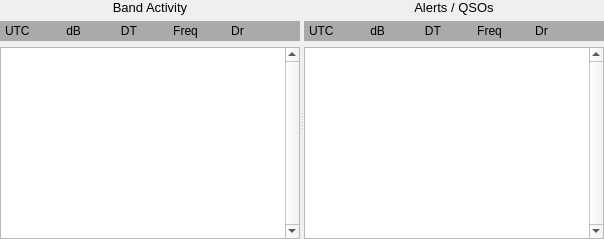
     <widget class="QSplitter" name="splitter">
      <property name="orientation">
       <enum>Qt::Horizontal</enum>
      </property>
      <widget class="QWidget" name="layoutWidget">
       <layout class="QVBoxLayout" name="verticalLayout_3">
        <item>
         <widget class="QLabel" name="label_6">
          <property name="maximumSize">
           <size>
            <width>500</width>
            <height>16777215</height>
           </size>
          </property>
          <property name="font">
           <font>
            <pointsize>10</pointsize>
            <weight>50</weight>
            <bold>false</bold>
           </font>
          </property>
          <property name="text">
           <string>Band Activity</string>
          </property>
          <property name="alignment">
           <set>Qt::AlignCenter</set>
          </property>
         </widget>
        </item>
        <item>
         <widget class="QLabel" name="decodedTextLabel">
          <property name="minimumSize">
           <size>
            <width>300</width>
            <height>20</height>
           </size>
          </property>
          <property name="maximumSize">
           <size>
            <width>16777215</width>
            <height>20</height>
           </size>
          </property>
          <property name="palette">
           <palette>
            <active>
             <colorrole role="Base">
              <brush brushstyle="SolidPattern">
               <color alpha="255">
                <red>252</red>
                <green>252</green>
                <blue>252</blue>
               </color>
              </brush>
             </colorrole>
             <colorrole role="Window">
              <brush brushstyle="SolidPattern">
               <color alpha="255">
                <red>170</red>
                <green>170</green>
                <blue>170</blue>
               </color>
              </brush>
             </colorrole>
            </active>
            <inactive>
             <colorrole role="Base">
              <brush brushstyle="SolidPattern">
               <color alpha="255">
                <red>252</red>
                <green>252</green>
                <blue>252</blue>
               </color>
              </brush>
             </colorrole>
             <colorrole role="Window">
              <brush brushstyle="SolidPattern">
               <color alpha="255">
                <red>170</red>
                <green>170</green>
                <blue>170</blue>
               </color>
              </brush>
             </colorrole>
            </inactive>
            <disabled>
             <colorrole role="Base">
              <brush brushstyle="SolidPattern">
               <color alpha="255">
                <red>170</red>
                <green>170</green>
                <blue>170</blue>
               </color>
              </brush>
             </colorrole>
             <colorrole role="Window">
              <brush brushstyle="SolidPattern">
               <color alpha="255">
                <red>170</red>
                <green>170</green>
                <blue>170</blue>
               </color>
              </brush>
             </colorrole>
            </disabled>
           </palette>
          </property>
          <property name="autoFillBackground">
           <bool>true</bool>
          </property>
          <property name="text">
           <string>UTC           dB            DT           Freq          Dr </string>
          </property>
          <property name="textFormat">
           <enum>Qt::PlainText</enum>
          </property>
          <property name="indent">
           <number>5</number>
          </property>
         </widget>
        </item>
        <item>
         <widget class="DisplayText" name="decodedTextBrowser">
          <property name="sizePolicy">
           <sizepolicy hsizetype="Expanding" vsizetype="Expanding">
            <horstretch>0</horstretch>
            <verstretch>10</verstretch>
           </sizepolicy>
          </property>
          <property name="minimumSize">
           <size>
            <width>200</width>
            <height>100</height>
           </size>
          </property>
          <property name="frameShape">
           <enum>QFrame::StyledPanel</enum>
          </property>
          <property name="verticalScrollBarPolicy">
           <enum>Qt::ScrollBarAlwaysOn</enum>
          </property>
          <property name="horizontalScrollBarPolicy">
           <enum>Qt::ScrollBarAsNeeded</enum>
          </property>
          <property name="cursorWidth">
           <number>0</number>
          </property>
          <property name="textInteractionFlags">
           <set>Qt::TextSelectableByKeyboard|Qt::TextSelectableByMouse</set>
          </property>
         </widget>
        </item>
       </layout>
      </widget>
      <widget class="QWidget" name="layoutWidget_1">
       <layout class="QVBoxLayout" name="verticalLayout">
        <item>
         <widget class="QLabel" name="label_7">
          <property name="font">
           <font>
            <pointsize>10</pointsize>
            <weight>50</weight>
            <bold>false</bold>
           </font>
          </property>
          <property name="text">
           <string>Alerts / QSOs</string>
          </property>
          <property name="alignment">
           <set>Qt::AlignCenter</set>
          </property>
         </widget>
        </item>
        <item>
         <widget class="QLabel" name="decodedTextLabel2">
          <property name="minimumSize">
           <size>
            <width>300</width>
            <height>20</height>
           </size>
          </property>
          <property name="maximumSize">
           <size>
            <width>16777215</width>
            <height>20</height>
           </size>
          </property>
          <property name="palette">
           <palette>
            <active>
             <colorrole role="Base">
              <brush brushstyle="SolidPattern">
               <color alpha="255">
                <red>252</red>
                <green>252</green>
                <blue>252</blue>
               </color>
              </brush>
             </colorrole>
             <colorrole role="Window">
              <brush brushstyle="SolidPattern">
               <color alpha="255">
                <red>170</red>
                <green>170</green>
                <blue>170</blue>
               </color>
              </brush>
             </colorrole>
            </active>
            <inactive>
             <colorrole role="Base">
              <brush brushstyle="SolidPattern">
               <color alpha="255">
                <red>252</red>
                <green>252</green>
                <blue>252</blue>
               </color>
              </brush>
             </colorrole>
             <colorrole role="Window">
              <brush brushstyle="SolidPattern">
               <color alpha="255">
                <red>170</red>
                <green>170</green>
                <blue>170</blue>
               </color>
              </brush>
             </colorrole>
            </inactive>
            <disabled>
             <colorrole role="Base">
              <brush brushstyle="SolidPattern">
               <color alpha="255">
                <red>170</red>
                <green>170</green>
                <blue>170</blue>
               </color>
              </brush>
             </colorrole>
             <colorrole role="Window">
              <brush brushstyle="SolidPattern">
               <color alpha="255">
                <red>170</red>
                <green>170</green>
                <blue>170</blue>
               </color>
              </brush>
             </colorrole>
            </disabled>
           </palette>
          </property>
          <property name="autoFillBackground">
           <bool>true</bool>
          </property>
          <property name="text">
           <string>UTC           dB            DT           Freq          Dr </string>
          </property>
          <property name="textFormat">
           <enum>Qt::PlainText</enum>
          </property>
          <property name="indent">
           <number>5</number>
          </property>
         </widget>
        </item>
        <item>
         <widget class="DisplayText" name="decodedTextBrowser2">
          <property name="enabled">
           <bool>true</bool>
          </property>
          <property name="sizePolicy">
           <sizepolicy hsizetype="MinimumExpanding" vsizetype="MinimumExpanding">
            <horstretch>0</horstretch>
            <verstretch>10</verstretch>
           </sizepolicy>
          </property>
          <property name="minimumSize">
           <size>
            <width>200</width>
            <height>100</height>
           </size>
          </property>
          <property name="verticalScrollBarPolicy">
           <enum>Qt::ScrollBarAlwaysOn</enum>
          </property>
          <property name="cursorWidth">
           <number>0</number>
          </property>
          <property name="textInteractionFlags">
           <set>Qt::TextSelectableByKeyboard|Qt::TextSelectableByMouse</set>
          </property>
         </widget>
        </item>
       </layout>
      </widget>
     </widget>
